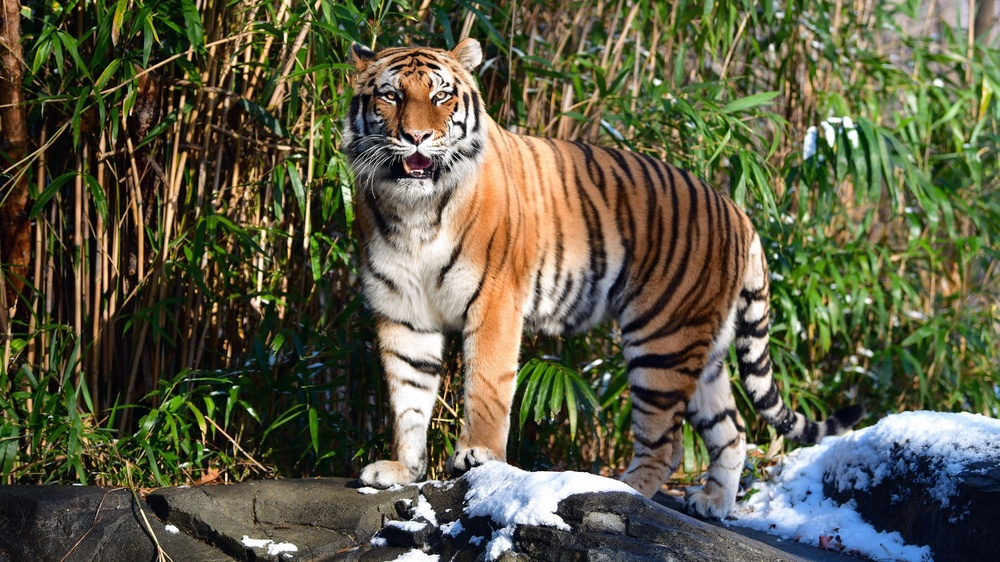
#> input picture hw2/tiger.jpg, 1000 x 562 px, shrunk from 2287 x 1286 before the run
$ python hw2.py
#> lines starting #> are read from the running program, lines starting #| are printed output that depends on the picture
####################
# Davey Anguiano   #
# CS 404           #
# HW 2             #
####################

import cv2 as cv
import numpy as np

### Part I: ###
# Original Image
pic = cv.imread('tiger.jpg')
#> pic is the input picture: shape (562, 1000, 3); mean B, G, R 68.4, 91.7, 92.3
cv.imshow("Original Image", pic)
cv.waitKey(0)

# Image size
scale_percent = 40  # percent of original size
width = int(pic.shape[1] * scale_percent / 100)
#> width = 400
height = int(pic.shape[0] * scale_percent / 100)
#> height = 224
dim = (width, height)
#> dim = (400, 224)

### Transformations ###
# 1. RESIZE IMAGE
resized = cv.resize(pic, dim, interpolation=cv.INTER_AREA)
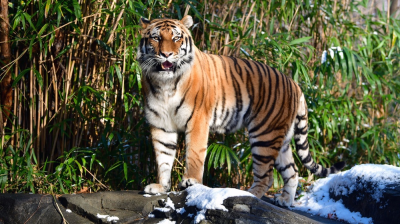
#> resized: shape (224, 400, 3); mean B, G, R 68.4, 91.7, 92.3
cv.imshow("Resized Image", resized)
cv.waitKey(0)

# 2. PERSPECTIVE WARP
# Points
rows, cols = resized.shape[:2]
#> rows = 224; cols = 400
src_points = np.float32([[0, 260], [640, 260], [0, 400], [640, 400]])
dst_points = np.float32([[0, 0], [400, 0], [0, 640], [400, 640]])
# Transformation
warpMatrix = cv.getPerspectiveTransform(src_points, dst_points)
warpImg = cv.warpPerspective(resized, warpMatrix, dim)
#> warpImg: shape (224, 400, 3); every value is 0
cv.imshow("Warp Perspective Image", warpImg)
cv.waitKey(0)

# 3. REDUCE IMAGE COLOR (ZERO OUT GREEN CHANNEL)
noGreen = resized.copy()
noGreen[:,:,1] = 0
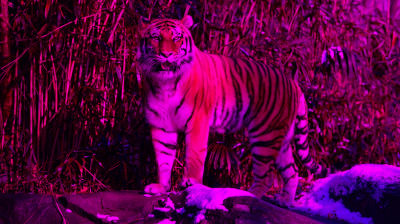
#> noGreen: shape (224, 400, 3); mean B, G, R 68.4, 0, 92.3
cv.imshow("Image with No Green", noGreen)
cv.waitKey(0)

# -------------------------------------------------------- #
### Part II: ###
def contrastAndBrightness(contrast, brightness):

#> called with contrast = 2.2, brightness = 2.2
   image = resized.copy()
   newImg = np.zeros(image.shape, image.dtype)

   # Adjust brightness and contrast algorithm
   for y in range(image.shape[0]):
    for x in range(image.shape[1]):
        for c in range(image.shape[2]):
           newImg[y,x,c] = np.clip(contrast*image[y,x,c] + brightness, 0, 255)
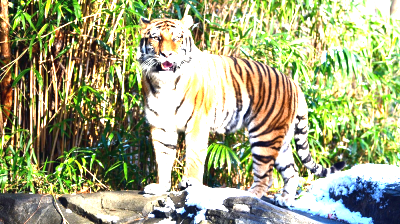
#> newImg: shape (224, 400, 3); mean B, G, R 127.6, 168.6, 163.3

   cv.imshow("Function to Control Contrast and Brightness", newImg)
   cv.waitKey(0)

contrastAndBrightness(2.2, 2.2)
contrastAndBrightness(2.2, 22)
contrastAndBrightness(22, 22)
#> call 3 of contrastAndBrightness, with contrast = 22, brightness = 22
#> after the loop in contrastAndBrightness (call 3), `for y in range(image.shape[0]):`:
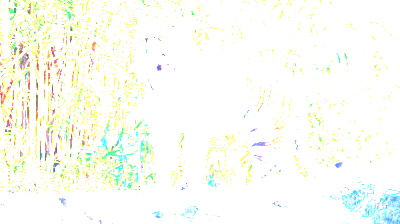
#> newImg: shape (224, 400, 3); mean B, G, R 243.8, 252.9, 250.7
contrastAndBrightness(22, 2.2)
